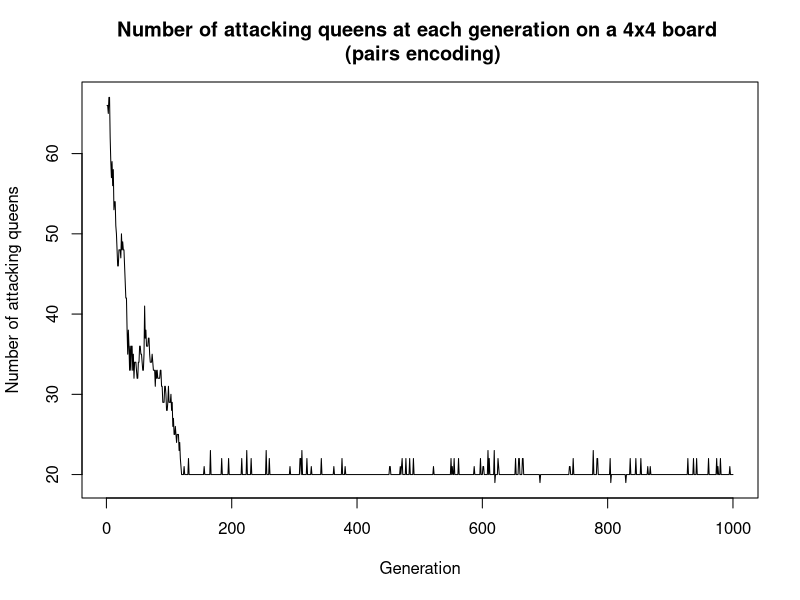
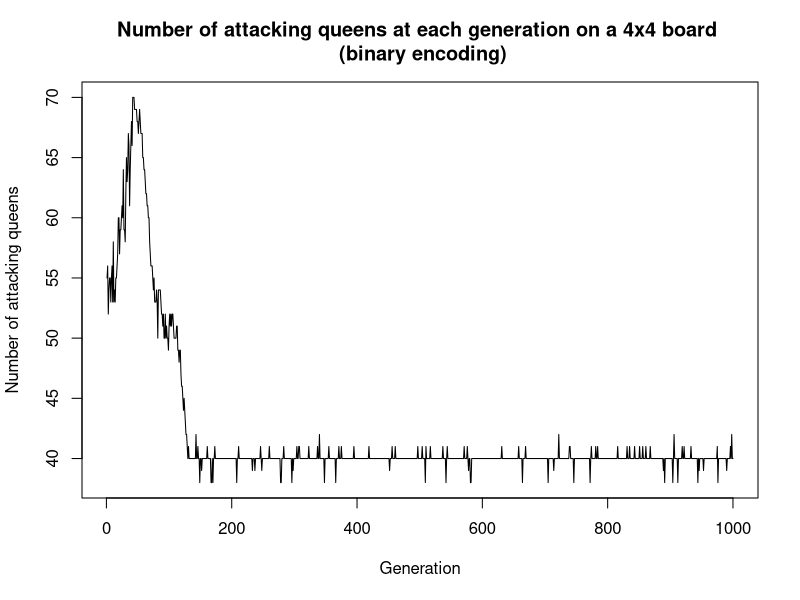
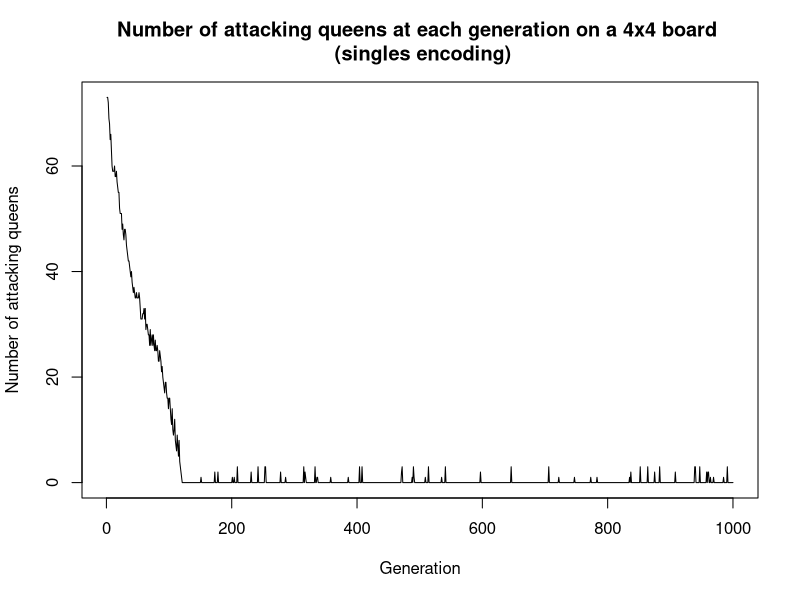
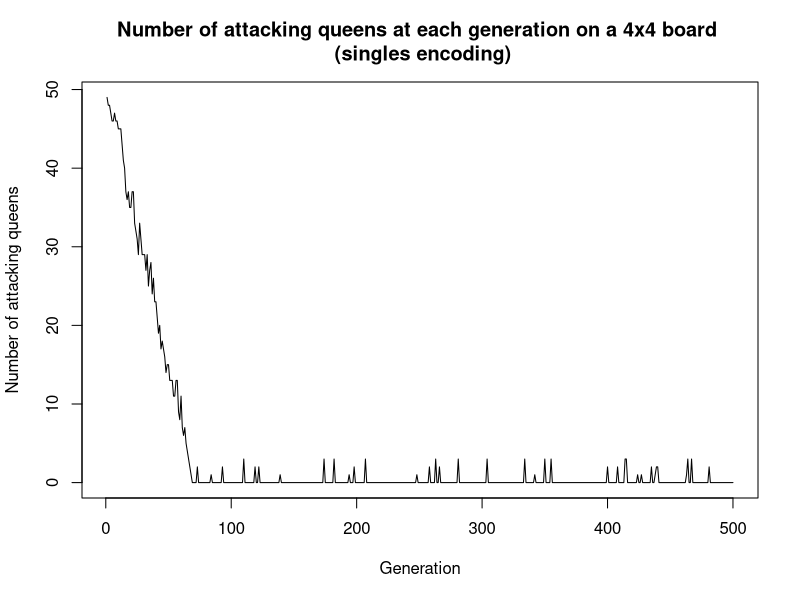
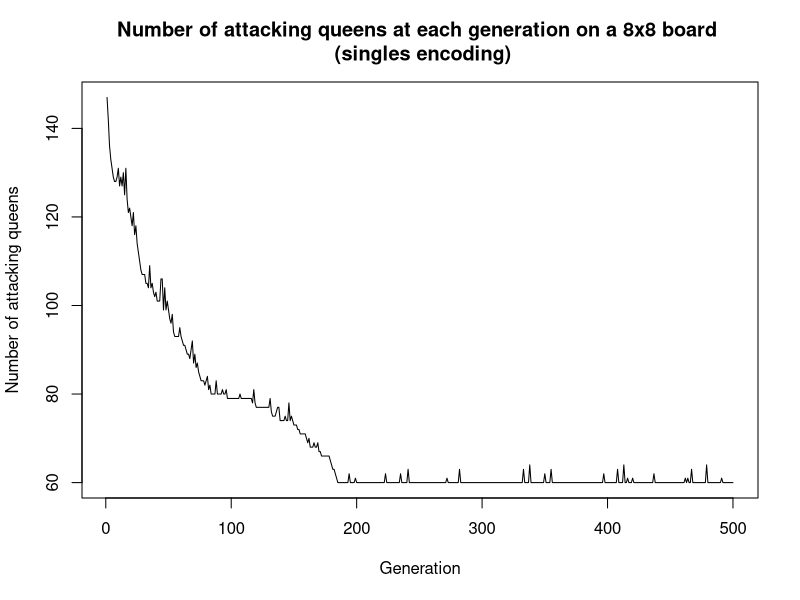
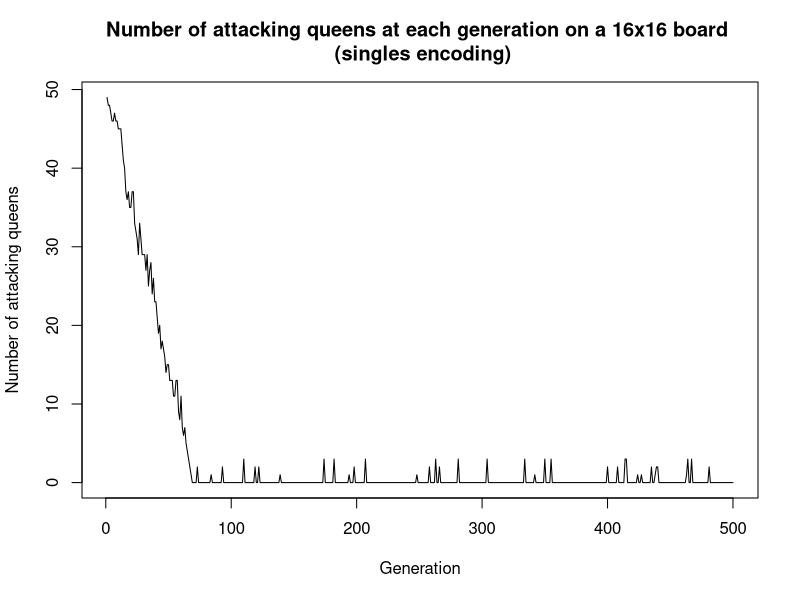
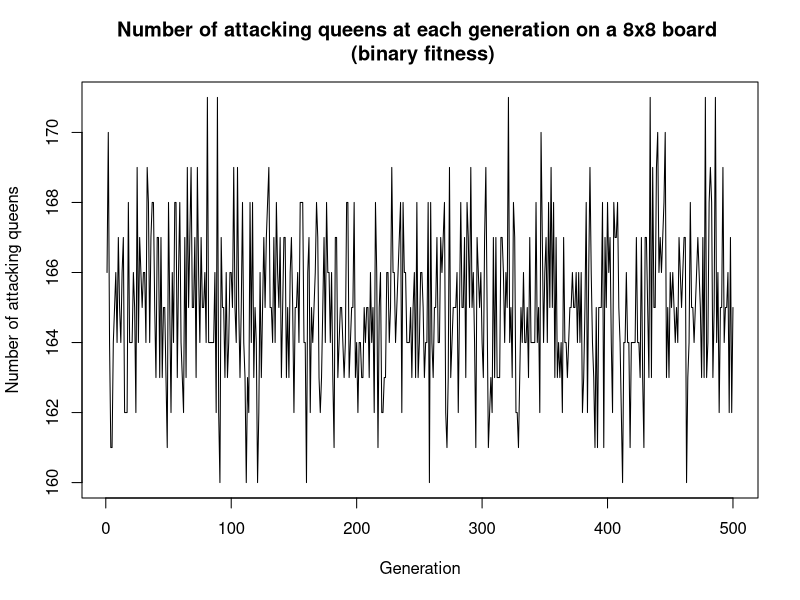
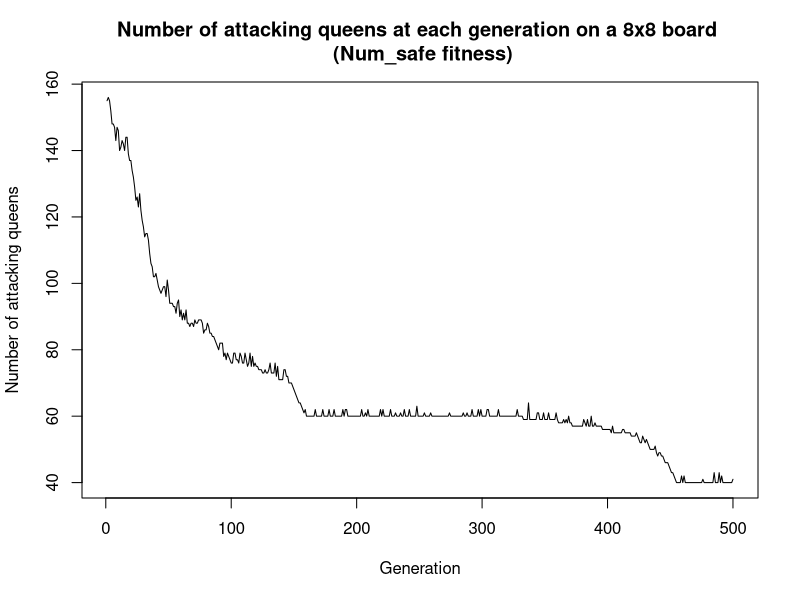

Reproduce these figures in R, in order. (Note: this script raises an error after producing the figures.)
## ---- chunk 1
knitr::opts_chunk$set(echo = FALSE, cache = TRUE)
## ---- chunk 2
BinToDec <- function(x){
  #https://stackoverflow.com/questions/12892348/convert-binary-string-to-binary-or-decimal-value
  sum(2^(which(rev(unlist(strsplit(as.character(x), "")) == 1))-1))
}

vizualize_board <- function(layout, n){
  #Given a layout, vizualizes the board
  if(typeof(layout) == "list" & is.null(ncol(layout))){
    #print("Binary")
    #Binary
    board <- matrix(nrow = n, ncol = n)
    #fill the board with 0s
    for (i in 1:nrow(board)){
      for (j in 1:ncol(board)){
        board[i,j] <- 0
      }
    }
    for (i in 1:n){
      board[i,BinToDec(layout[[i]])] <- 1
    }
    board <- t(board)
    #print(board)
  }else if(typeof(layout) == "integer" & is.null(ncol(layout))){
    #print("Singles")
    #Singles
    #fill the board with 0s
    board <- matrix(nrow = n, ncol = n)
    for (i in 1:n){
      for (j in 1:n){
        board[i,j] <- 0
      }
    }
    for (i in 1:n){
      board[i,layout[i]] <- 1
    }
    board <- t(board)
    #print(board)
  }else{
    #Pairs
    #print("Pairs")
    board <- matrix(nrow = n, ncol = n)
    #fill the board with 0s
    for (i in 1:nrow(board)){
      for (j in 1:ncol(board)){
        board[i,j] <- 0
      }
    }
    for (i in 1:nrow(layout)){
      board[layout[i,1], layout[i,2]] <- 1
    }
  }
  #Print the board in the console:
  for (i in 1:(nrow(board)*2)){
    cat("_")
  }
  cat("\n")
  for (i in 1:nrow(board)){
    cat("|")
    for (j in 1:ncol(board)){
      if(board[i,j] == 0){
        cat(" |")
      }else{
        cat("Q|")
      }
    }
    cat("\n")
  }
}
## ---- chunk 3
#################### PAIRS REPRESENTATION ####################

# Question 2 : Crossover

crossover <- function(layout1, layout2, p){
  #PAIRS (matrix)
  kid <- matrix(nrow = nrow(layout1), ncol = 2)
  for (i in 1:p){
    kid[i,] <- layout1[i,]
  }
  for (i in (p+1):nrow(layout2)){
    kid[i,] <- layout2[i,]
  }
  return(kid)
}

# Question 3 : Mutate

mutate <- function(layout,n){
  pair <- sample(n,1)
  layout[pair,1] <- sample(n,1)
  layout[pair,2] <- sample(n,1)
  #Disadvantages of this layout : can move to a location where there is already a queen 
  # --> Good or bad ? Good: simulate a queen "disappearing", bad: duplicates in the representation
  return(layout)
}

# Question 4 : Fitness

fitness <- function(layout, fitness_function, n){
  board <- matrix(nrow = n, ncol = n)
  #fill the board with 0s
  for (i in 1:n){
    for (j in 1:n){
      board[i,j] <- 0
    }
  }
  #fill the board with 1s where there are queens
  for (i in 1:n){
    board[layout[i,1], layout[i,2]] <- 1
  }
  #================================================================================
 #Convert the board to a list of coordinates 
  my_vec <- c()
  for(i in 1:n){
    for(j in 1:n){
      if(board[i,j]==1){
        my_vec <- c(my_vec, c(i,j))
      }
    }
  }
  if(length(my_vec) == 0){
    return(0)
  }
  points<-array( my_vec, dim=c(2,length(my_vec)/2))
  are_attacking_eachother <- function(Q1,Q2){
    #https://stackoverflow.com/questions/57239548/how-to-check-if-a-queen-is-under-attack-in-nqueens
    (Q1[1] == Q2[1] | Q1[2] == Q2[2] | Q1[1]-Q1[2] == Q2[1]-Q2[2] | Q1[1]+Q1[2] == Q2[1]+Q2[2])
  }
  fitness <- 0
  if(length(points)/2 == 1){
    if(fitness_function == "binary"){
      return(0)
    }else if(fitness_function == "num_safe"){
      return(1)
    }else{
      #number of attacking pairs
      return(0)
    }
  }else if(fitness_function == "binary"){
      for(queen in 1:((length(points)/2)-1)){
        for(other_queen in (queen+1):(length(points)/2)){
          Q1 <- c(points[1,queen], points[2,queen])
          Q2 <- c(points[1,other_queen], points[2,other_queen])
          if(are_attacking_eachother(Q1, Q2)){
            fitness <- 1
          }
        } 
      }
  }else if(fitness_function == "num_safe"){
    safe <- 0
     for(queen in 1:((length(points)/2)-1)){
        for(other_queen in (queen+1):(length(points)/2)){
          Q1 <- c(points[1,queen], points[2,queen])
          Q2 <- c(points[1,other_queen], points[2,other_queen])
          if(!are_attacking_eachother(Q1, Q2)){
            safe <- safe + 2
          }
        } 
     }
    #to scale to [0,1], we could divide by the max number of queens that can be safe
    fitness <- safe
  }else if(fitness_function == "num_attacking"){
    num_attacking <- 0
    for(queen in 1:((length(points)/2)-1)){
      for(other_queen in (queen+1):(length(points)/2)){
        Q1 <- c(points[1,queen], points[2,queen])
        Q2 <- c(points[1,other_queen], points[2,other_queen])
        if(are_attacking_eachother(Q1, Q2)){
          num_attacking <- num_attacking + 1
        }
      } 
    }
    fitness <- num_attacking
  }else{
      #(nC2 - number) of pairs of queens attacking each other.
      nc2 <- (n*(n-1)/2)
      num_attacking <- 0
      for(queen in 1:((length(points)/2)-1)){
        for(other_queen in (queen+1):(length(points)/2)){
          Q1 <- c(points[1,queen], points[2,queen])
          Q2 <- c(points[1,other_queen], points[2,other_queen])
          if(are_attacking_eachother(Q1, Q2)){
            fitness <- 1
          }
        } 
      }
      fitness <- (nc2 - num_attacking)
  }
  return(fitness)
}

# Question 5 : Genetic Algorithm

generate_random_layout_pairs <- function(n){
  pairs<-array(0, dim=c(n,2))
  for (i in 1:n){
    pairs[i,1] <- sample(n,1)
    pairs[i,2] <- sample(n,1)
  }
  return(pairs)
}

darwin_pairs <- function(n_generations, board_size, n_population, mutprob, fitness_function, crossover_p){
  ###### Initialization ######
  #generate random population
  population <- list()
  for(i in 1:n_population){
    population[[i]] <- generate_random_layout_pairs(board_size)
  }

  #calculate fitness of population
  fitnesses <- c()
  for(i in 1:n_population){
    fitnesses[i] <- fitness(population[[i]], fitness_function, board_size)
  }
  n_attacking_queens <- c()
  solutions <- list()
  ###### Genetic Algorithm ######
  for(generation in 1:n_generations){

    #Two individuals are randomly sampled from the current population, 
    # they are further used as parents
    parents <- sample(population, 2, replace = FALSE)

    #One individual with the smallest fitness is selected from the current population,
    # this will be the victim
    victim <- population[which.min(fitnesses)]
    victim_idx <- which.min(fitnesses)
    #The two sampled parents are to produce a kid by crossover
    kid <- crossover(parents[[1]], parents[[2]], p=crossover_p)

    #this kid should be mutated with probability mutprob
    if(runif(1) < mutprob){
      kid <- mutate(kid, board_size)
    }

    #The victim is replaced by the kid in the population
    population[[victim_idx]] <- kid

    #Do not forget to update the vector of fitness values of the population
    fitnesses[victim_idx] <- fitness(kid, fitness_function, board_size)

    #Remember the number of pairs of queens attacking each other at the given iteration
    attacking_queens <- 0
    for(i in 1:n_population){
      attacking_queens <- attacking_queens + fitness(population[[i]], "num_attacking", board_size)
      if(fitness(population[[i]], "num_attacking", board_size) == 0){
        solutions[[length(solutions)+1]] <- population[[i]]
      }
    }
    n_attacking_queens <- c(n_attacking_queens, attacking_queens)

  }
  return(list(n_attacking_queens = n_attacking_queens, solutions = solutions))
}

## ---- chunk 4
# Question 6 : Legal Configuration
res_pairs <- darwin_pairs(n_generations = 1000, 
                          board_size =  4, 
                          n_population = 20, 
                          mutprob = 0.1, 
                          fitness_function = "num_safe",
                          crossover_p = 2)

cat("found", length(res_pairs$solutions), "legal configurations \n")
cat("Example of a legal configuration : \n")
if(length(res_pairs$solutions) > 0){
  vizualize_board(res_pairs$solutions[[1]], 4)
}
## ---- chunk 5
# Question 7 : Plot
plot(res_pairs$n_attacking_queens, type="l", xlab="Generation", ylab="Number of attacking queens")
title("Number of attacking queens at each generation on a 4x4 board \n (pairs encoding)")

## ---- chunk 6
################### Binary Representation ###################

# Question 2 : Crossover

crossover <- function(layout1, layout2, p){
  #p < log2(n)/2
  kid <- list()
  for (i in 1:p){
    kid[[i]] <- layout1[[i]]
  }
  for (i in (p+1):length(layout2)){
    kid[[i]] <- layout2[[i]]
  }
  return(kid)
}

# Question 3 : Mutate

mutate <- function(layout,n){
    #randomly select a binary string
    binary_string <- sample(1:length(layout), 1)
    #randomly select a bit in the binary string
    bit <- sample(1:length(layout[[binary_string]]), 1)
    #flip the bit
    layout[[binary_string]][bit] <- abs(layout[[binary_string]][bit] - 1)
    return(layout)
}

# Question 4 : Fitness

fitness <- function(layout, fitness_function, n){
  #Very twisted and inefficient way of doing things, to be modified
  board <- matrix(nrow = n, ncol = n)
  #fill the board with 0s
  for (i in 1:nrow(board)){
    for (j in 1:ncol(board)){
      board[i,j] <- 0
    }
  }
  for (i in 1:length(layout)){
    board[i, BinToDec(layout[[i]])] <- 1
  }
  board <- t(board) 

  #================================================================================
  #At this point, the board var should contain a matrix on the state of the board, with 1s for queens and 0s for empty spaces
  #Convert the board to a list of coordinates 
  my_vec <- c()
  for(i in 1:n){
    for(j in 1:n){
      if(board[i,j]==1){
        my_vec <- c(my_vec, c(i,j))
      }
    }
  }
  if(length(my_vec) == 0){
    return(0)
  }
  points<-array( my_vec, dim=c(2,length(my_vec)/2))
  are_attacking_eachother <- function(Q1,Q2){
    #https://stackoverflow.com/questions/57239548/how-to-check-if-a-queen-is-under-attack-in-nqueens
    (Q1[1] == Q2[1] | Q1[2] == Q2[2] | Q1[1]-Q1[2] == Q2[1]-Q2[2] | Q1[1]+Q1[2] == Q2[1]+Q2[2])
  }
  fitness <- 0
  #If only one queen on the board:
  if(length(points)/2 <= 1){
    if(fitness_function == "binary"){
      return(0)
    }else if(fitness_function == "num_safe"){
      return(length(points)/2)
    }else{ #number of attacking pairs
      return(0)
    }
    
  }else if(fitness_function == "binary"){
      for(queen in 1:((length(points)/2)-1)){
        for(other_queen in (queen+1):(length(points)/2)){
          Q1 <- c(points[1,queen], points[2,queen])
          Q2 <- c(points[1,other_queen], points[2,other_queen])
          if(are_attacking_eachother(Q1, Q2)){
            fitness <- 1
          }
        } 
      }
  }else if(fitness_function == "num_safe"){
    safe <- 0
     for(queen in 1:((length(points)/2)-1)){
        for(other_queen in (queen+1):(length(points)/2)){
          Q1 <- c(points[1,queen], points[2,queen])
          Q2 <- c(points[1,other_queen], points[2,other_queen])
          if(!are_attacking_eachother(Q1, Q2)){
            safe <- safe + 2
          }
        } 
     }
    #to scale to [0,1], we can divide by the max number of queens that can be safe
    fitness <- safe
    
  }else if(fitness_function == "num_attacking"){
    num_attacking <- 0
    for(queen in 1:((length(points)/2)-1)){
      for(other_queen in (queen+1):(length(points)/2)){
        Q1 <- c(points[1,queen], points[2,queen])
        Q2 <- c(points[1,other_queen], points[2,other_queen])
        if(are_attacking_eachother(Q1, Q2)){
          num_attacking <- num_attacking + 1
        }
      } 
    }
    fitness <- num_attacking
  }else{
      #(nC2 - number) of pairs of queens attacking each other.
      nc2 <- (n*(n-1)/2)
      num_attacking <- 0
      for(queen in 1:((length(points)/2)-1)){
        for(other_queen in (queen+1):(length(points)/2)){
          Q1 <- c(points[1,queen], points[2,queen])
          Q2 <- c(points[1,other_queen], points[2,other_queen])
          if(are_attacking_eachother(Q1, Q2)){
            fitness <- 1
          }
        } 
      }
      fitness <- nc2 - num_attacking
  }
  return(fitness)
}

# Question 5 : Genetic Algorithm

generate_random_layout_binary <- function(n){
  #Only works for n powers of 2, otherwise it can produces queens outside of the board
  layout <- list()
  for (i in 1:n){
    layout[[i]] <- sample(0:1, ceiling(log2(n)), replace = TRUE)
  }
  return(layout)
}

darwin_bin <- function(n_generations, board_size, n_population, mutprob, fitness_function, crossover_p){

  #generate random population
  population <- list()
  for(i in 1:n_population){
    population[[i]] <- generate_random_layout_binary(board_size)
  }

  #calculate fitness of population
  fitnesses <- c()
  for(i in 1:n_population){
    fitnesses[i] <- fitness(population[[i]], fitness_function, board_size)
  }
  n_attacking_queens <- c()
  solutions <- list()
  ###### Genetic Algorithm ######
  for(generation in 1:n_generations){
    #Two individuals are randomly sampled from the current population, they are further used as parents
    parents <- sample(population, 2, replace = FALSE)

    #One individual with the smallest fitness is selected from the current population, this will be the victim
    victim <- population[which.min(fitnesses)][[1]]
    victim_idx <- which.min(fitnesses)

    #The two sampled parents are to produce a kid by crossover
    kid <- crossover(parents[[1]], parents[[2]], p=crossover_p)
    #this kid should be mutated with probability mutprob
    if(runif(1) < mutprob){
      kid <- mutate(kid, board_size)
    }
    #The victim is replaced by the kid in the population
  
    population[[victim_idx]] <- kid

    #Do not forget to update the vector of fitness values of the population
    fitnesses[victim_idx] <- fitness(kid, fitness_function, board_size)

  #Remember the number of pairs of queens attacking each other at the given iteration
    attacking_queens <- 0
    for(i in 1:n_population){
      attacking_queens <- attacking_queens + fitness(population[[i]], "num_attacking", board_size)
      if(fitness(population[[i]], "num_attacking", board_size) == 0){
        solutions[[length(solutions)+1]] <- population[[i]]
      }
    }
    n_attacking_queens <- c(n_attacking_queens, attacking_queens)

  }
  return(list(n_attacking_queens = n_attacking_queens, solutions = solutions))
}

## ---- chunk 7
# Question 6 : Legal Configuration
res_bin <- darwin_bin(n_generations = 1000, 
                          board_size =  4, 
                          n_population = 20, 
                          mutprob = 0.1, 
                          fitness_function = "num_safe",
                          crossover_p = 1) #Bin rep so 2bits only

cat("found", length(res_bin$solutions), "legal configurations \n")
cat("Example of a legal configuration : \n")
if(length(res_bin$solutions) > 0){
  vizualize_board(res_bin$solutions[[1]], 4)
}
## ---- chunk 8
# Question 7 : Plot
plot(res_bin$n_attacking_queens, type="l", xlab="Generation", ylab="Number of attacking queens")
title("Number of attacking queens at each generation on a 4x4 board \n (binary encoding)")

## ---- chunk 9
################### Singles Representation ###################

# Question 2 : Crossover

crossover <- function(layout1, layout2, p){
  kid <- c()
    for (i in 1:p){
      kid <- c(kid , layout1[i])
    }
    for (i in (p+1):length(layout2)){
      kid <- c(kid , layout2[i])
    }
    return(kid)
}

# Question 3 : Mutate

mutate <- function(layout,n){
    row <- sample(n,1)
    layout[row] <- sample(n,1)
    #Disadvantages of this method : a queen can only be moved within a column, and it can also not be moved at all
    return(layout)
}

# Question 4 : Fitness

fitness <- function(layout, fitness_function, n){
  #Very twisted and inefficient way of doing things, to be modified
  board <- matrix(nrow = n, ncol = n)
  #fill the board with 0s
  for (i in 1:n){
    for (j in 1:n){
      board[i,j] <- 0
    }
  }
  for (i in 1:n){
    board[i,layout[i]] <- 1
  }
  board <- t(board)
  #================================================================================
  #At this point, the board var should contain a matrix on the state of the board, with 1s for queens and 0s for empty spaces
  #Convert the board to a list of coordinates 
  my_vec <- c()
  for(i in 1:n){
    for(j in 1:n){
      if(board[i,j]==1){
        my_vec <- c(my_vec, c(i,j))
      }
    }
  }
  if(length(my_vec) == 0){
    return(0)
  }
  points<-array( my_vec, dim=c(2,length(my_vec)/2))
  are_attacking_eachother <- function(Q1,Q2){
    #https://stackoverflow.com/questions/57239548/how-to-check-if-a-queen-is-under-attack-in-nqueens
    (Q1[1] == Q2[1] | Q1[2] == Q2[2] | Q1[1]-Q1[2] == Q2[1]-Q2[2] | Q1[1]+Q1[2] == Q2[1]+Q2[2])
  }
  fitness <- 0
  #If only one queen on the board:
  if(length(points)/2 <= 1){
    if(fitness_function == "binary"){
      return(0)
    }else if(fitness_function == "num_safe"){
      return(length(points)/2)
    }else{ #number of attacking pairs
      return(0)
    }
  }else if(fitness_function == "binary"){
      for(queen in 1:((length(points)/2)-1)){
        for(other_queen in (queen+1):(length(points)/2)){
          Q1 <- c(points[1,queen], points[2,queen])
          Q2 <- c(points[1,other_queen], points[2,other_queen])
          if(are_attacking_eachother(Q1, Q2)){
            fitness <- 1
          }
        } 
      }
  }else if(fitness_function == "num_safe"){
    safe <- 0
     for(queen in 1:((length(points)/2)-1)){
        for(other_queen in (queen+1):(length(points)/2)){
          Q1 <- c(points[1,queen], points[2,queen])
          Q2 <- c(points[1,other_queen], points[2,other_queen])
          if(!are_attacking_eachother(Q1, Q2)){
            safe <- safe + 2
          }
        } 
     }
    #to scale to [0,1], we can divide by the max number of queens that can be safe
    fitness <- safe
  }else if(fitness_function == "num_attacking"){
    num_attacking <- 0
    for(queen in 1:((length(points)/2)-1)){
      for(other_queen in (queen+1):(length(points)/2)){
        Q1 <- c(points[1,queen], points[2,queen])
        Q2 <- c(points[1,other_queen], points[2,other_queen])
        if(are_attacking_eachother(Q1, Q2)){
          num_attacking <- num_attacking + 1
        }
      } 
    }
    fitness <- num_attacking
  }else{
      #(nC2 - number) of pairs of queens attacking each other.
      nc2 <- (n*(n-1)/2)
      num_attacking <- 0
      for(queen in 1:((length(points)/2)-1)){
        for(other_queen in (queen+1):(length(points)/2)){
          Q1 <- c(points[1,queen], points[2,queen])
          Q2 <- c(points[1,other_queen], points[2,other_queen])
          if(are_attacking_eachother(Q1, Q2)){
            fitness <- 1
          }
        } 
      }
      fitness <- (nc2 - num_attacking)
  }
  return(fitness)
}

# Question 5 : Genetic Algorithm

generate_random_layout_singles <- function(n){
  layout <- c()
  for (i in 1:n){
    layout[i] <- sample(1:n,1)
  }
  return(layout)
}

darwin_singles <- function(n_generations, board_size, n_population, mutprob, fitness_function, crossover_p){

  #generate random population
  population <- list()
  for(i in 1:n_population){
    population[[i]] <- generate_random_layout_singles(board_size)
  }

  #calculate fitness of population
  fitnesses <- c()
  for(i in 1:n_population){
    fitnesses[i] <- fitness(population[[i]], fitness_function, board_size)
  }
  n_attacking_queens <- c()
  solutions <- list()
  ###### Genetic Algorithm ######
  for(generation in 1:n_generations){
    #Two individuals are randomly sampled from the current population, they are further used as parents
    parents <- sample(population, 2, replace = FALSE)

    #One individual with the smallest fitness is selected from the current population, this will be the victim
    victim <- population[which.min(fitnesses)][[1]]
    victim_idx <- which.min(fitnesses)

    #The two sampled parents are to produce a kid by crossover
    kid <- crossover(parents[[1]], parents[[2]], p=crossover_p)
    #this kid should be mutated with probability mutprob
    if(runif(1) < mutprob){
      kid <- mutate(kid, board_size)
    }
    #The victim is replaced by the kid in the population
  
    population[[victim_idx]] <- kid

    #Do not forget to update the vector of fitness values of the population
    fitnesses[victim_idx] <- fitness(kid, fitness_function, board_size)

  #Remember the number of pairs of queens attacking each other at the given iteration
    attacking_queens <- 0
    for(i in 1:n_population){
      attacking_queens <- attacking_queens + fitness(population[[i]], "num_attacking", board_size)
      if(fitness(population[[i]], "num_attacking", board_size) == 0){
        solutions[[length(solutions)+1]] <- population[[i]]
      }
    }
    n_attacking_queens <- c(n_attacking_queens, attacking_queens)
  }
  return(list(n_attacking_queens = n_attacking_queens, solutions = solutions))
}

## ---- chunk 10
# Question 6 : Legal Configuration
res_sin <- darwin_singles(n_generations = 1000,
                          board_size = 4,
                          n_population = 20,
                          mutprob = 0.1,
                          fitness_function ="num_safe",
                          crossover_p = 2)

cat("found", length(res_sin$solutions), "legal configurations \n")
cat("Example of a legal configuration : \n")
if(length(res_sin$solutions) > 0){
  vizualize_board(res_sin$solutions[[1]], 4)
}
## ---- chunk 11
# Question 7 : Plot
plot(res_sin$n_attacking_queens, type = "l", xlab = "Generation", ylab = "Number of attacking queens")
title("Number of attacking queens at each generation on a 4x4 board \n (singles encoding)")
## ---- chunk 12

# n = 4
start_time <- Sys.time()
res_sin4 <- darwin_singles(n_generations = 500,
                           board_size = 4,
                           n_population = 20,
                           mutprob =0.1,
                           fitness_function = "num_safe",
                           crossover_p = 2)
end_time <- Sys.time()

cat("N = 4 : found", length(res_sin4$solutions), "legal configurations")
cat("\n")
cat("time taken:", end_time - start_time, "seconds")
cat("\n")
plot(res_sin4$n_attacking_queens, type = "l", xlab = "Generation", ylab = "Number of attacking queens")
title("Number of attacking queens at each generation on a 4x4 board \n (singles encoding)")

# n = 8
start_time <- Sys.time()
res_sin8 <- darwin_singles(n_generations = 500,
                           board_size = 8,
                           n_population = 20,
                           mutprob =0.1,
                           fitness_function = "num_safe",
                           crossover_p = 4)
end_time <- Sys.time()

cat("N = 8 : found", length(res_sin8$solutions), "legal configurations")
cat("\n")
cat("time taken:", end_time - start_time, "seconds")
cat("\n")
plot(res_sin8$n_attacking_queens, type = "l", xlab = "Generation", ylab = "Number of attacking queens")
title("Number of attacking queens at each generation on a 8x8 board \n (singles encoding)")

# n = 16
start_time <- Sys.time()
res_sin16 <- darwin_singles(n_generations = 500,
                           board_size = 16,
                           n_population = 20,
                           mutprob =0.1,
                           fitness_function = "num_safe",
                           crossover_p = 8)
end_time <- Sys.time()

cat("N = 16 : found", length(res_sin16$solutions), "legal configurations")
cat("\n")
cat("time taken:", end_time - start_time, "seconds")
cat("\n")
plot(res_sin4$n_attacking_queens, type = "l", xlab = "Generation", ylab = "Number of attacking queens")
title("Number of attacking queens at each generation on a 16x16 board \n (singles encoding)")

## ---- chunk 13

# Binary
start_time <- Sys.time()
res_sinA <- darwin_singles(n_generations = 500,
                           board_size = 8,
                           n_population = 20,
                           mutprob =0.1,
                           fitness_function = "binary",
                           crossover_p = 4)
end_time <- Sys.time()

cat("Binary: found", length(res_sinA$solutions), "legal configurations")
cat("\n")
cat("time taken:", end_time - start_time, "seconds")
cat("\n")
plot(res_sinA$n_attacking_queens, type = "l", xlab = "Generation", ylab = "Number of attacking queens")
title("Number of attacking queens at each generation on a 8x8 board \n (binary fitness)")

# Number of Safe Queens
start_time <- Sys.time()
res_sinB <- darwin_singles(n_generations = 500,
                           board_size = 8,
                           n_population = 20,
                           mutprob =0.1,
                           fitness_function = "num_safe",
                           crossover_p = 4)
end_time <- Sys.time()

cat("Num_safe : found", length(res_sinB$solutions), "legal configurations")
cat("\n")
cat("time taken:", end_time - start_time, "seconds")
cat("\n")
plot(res_sinB$n_attacking_queens, type = "l", xlab = "Generation", ylab = "Number of attacking queens")
title("Number of attacking queens at each generation on a 8x8 board \n (Num_safe fitness)")

# n = 16
start_time <- Sys.time()
res_sinC <- darwin_singles(n_generations = 500,
                           board_size = 8,
                           n_population = 20,
                           mutprob =0.1,
                           fitness_function = "other",
                           crossover_p = 4)
end_time <- Sys.time()

cat("nC2 - num_attacking : found", length(res_sinC$solutions), "legal configurations")
cat("\n")
cat("time taken:", end_time - start_time, "seconds")
cat("\n")
plot(res_sinC$n_attacking_queens, type = "l", xlab = "Generation", ylab = "Number of attacking queens")
title("Number of attacking queens at each generation on a 8x8 board \n (nC2 - num_attacking fitness)")

## ---- chunk 14

# mutprob= 0.1
start_time <- Sys.time()
res_sinA <- darwin_singles(n_generations = 1000,
                           board_size = 8,
                           n_population = 20,
                           mutprob =0.1,
                           fitness_function = "num_safe",
                           crossover_p = 4)
end_time <- Sys.time()

cat("mutprob= 0.1: found", length(res_sinA$solutions), "legal configurations")
cat("\n")
cat("time taken:", end_time - start_time, "seconds")
cat("\n")
plot(res_sinA$n_attacking_queens, type = "l", xlab = "Generation", ylab = "Number of attacking queens")
title("Number of attacking queens at each generation on a 8x8 board \n (mutprob= 0.1)")

# mutprob= 0.5
start_time <- Sys.time()
res_sinB <- darwin_singles(n_generations = 1000,
                           board_size = 8,
                           n_population = 20,
                           mutprob= 0.5,
                           fitness_function = "num_safe",
                           crossover_p = 4)
end_time <- Sys.time()

cat("mutprob= 0.5: found", length(res_sinB$solutions), "legal configurations")
cat("\n")
cat("time taken:", end_time - start_time, "seconds")
cat("\n")
plot(res_sinB$n_attacking_queens, type = "l", xlab = "Generation", ylab = "Number of attacking queens")
title("Number of attacking queens at each generation on a 8x8 board \n (mutprob= 0.5)")

# mutprob= 0.9
start_time <- Sys.time()
res_sinC <- darwin_singles(n_generations = 1000,
                           board_size = 8,
                           n_population = 20,
                           mutprob= 0.9,
                           fitness_function = "num_safe",
                           crossover_p = 4)
end_time <- Sys.time()

cat("mutprob= 0.9: found", length(res_sinC$solutions), "legal configurations")
cat("\n")
cat("time taken:", end_time - start_time, "seconds")
cat("\n")
plot(res_sinC$n_attacking_queens, type = "l", xlab = "Generation", ylab = "Number of attacking queens")
title("Number of attacking queens at each generation on a 8x8 board \n (mutprob= 0.9)")

## ---- chunk 15
# 2.1
data <- read.csv2("censoredproc.csv")

par(mfrow=c(1,3))

# histogram of all data
hist(as.numeric(data[,1]), freq=F, main="Histogram of all data")

# histogram of data with cens=1
hist(as.numeric(data[which(data[,2]==1),1]), freq=F, main="Histogram of cens=1 data")

# histogram of data with cens=2
hist(as.numeric(data[which(data[,2]==2),1]), freq=F, main="Histogram of cens=2 data")

print("min")
min(as.numeric(data[which(data[,2]==1),1]))
min(as.numeric(data[which(data[,2]==2),1]))
print("max")
max(as.numeric(data[which(data[,2]==1),1]))
max(as.numeric(data[which(data[,2]==2),1]))


## ---- chunk 16
# 2.4

# EM algorithm
get_Q <- function(lambda_k){
  Q <- function(lambda){
    n * log(lambda) - n + (m * log(lambda_k)) - lambda_k * m * ( 1/lambda_k) - (sum(log(1-exp(-lambda_k*z))))
  }
  return(Q)
}

##################### Parameters #####################

# uncensored and censored number of observations
n <- length(which(data[,2]==1))
m <- length(which(data[,2]==2))

# uncensored and censored observations
x <- as.numeric(data[which(data[,2]==1),1]) #Uncensored observations
z <- as.numeric(data[which(data[,2]==2),1]) #Censored observations

c <- 0 # truncation point, "the product had already failed when checked upon"

# starting lambda value and stopping condition
lambda_0 <- 100
epsilon <- 0.001 # stopping condition

k <- 1 # iteration counter 
max_k <- 100 # maximum number of iterations
lambdas <- lambda_0 # vector of lambda values, starting with lambda_0

####################### EM Algorithm ##############################

while(k < max_k){
  lambda=1
  lambdas[k+1] <- optimise(get_Q(lambdas[[k]]), interval = c(-100, 100), maximum = TRUE)$maximum
  
  if(abs(lambdas[[k]] - lambdas[[k+1]]) < epsilon){
    print(paste("EM algorithm stopped at lambda =", lambdas[[k+1]], "after", k, "iterations"))
    break
  }
  
  k <- k +1
}

print(lambdas)
## ---- chunk 17
#2.5

lambda <- lambdas[length(lambdas)]

hist(as.numeric(data[,1]), freq=F, main="Histogram of all data")
curve(dexp(x, rate = lambda), from=0, to=10, col='blue', add=TRUE, lwd = 2)

hist(as.numeric(data[which(data[,2]==1),1]), freq=F, main="Histogram of cens=1 data")
curve(dexp(x, rate = lambda), from=0, to=10, col='blue', add=TRUE, lwd = 2)

## ---- chunk 18
#2.6

bootstrap <- matrix(NA, ncol = 2, nrow = 1000)
lambda_hat <- c()

n <- 1000

for (i in 1:n) {
  bootstrap[,1] <- rexp(n, lambda)
  bootstrap[,2] <- 1
  bootstrap[1:m,1] <- runif(m, 0, max(as.numeric(data[which(data[,2]==2),1])))
  bootstrap[1:m,2] <- 2
  lambda_hat[i] <- n/sum(bootstrap[(m+1):n,1])
}

EM_lambda_hat  <- c()

for(i in 1:1000){
  # uncensored and censored number of observations
  n <- length(which(bootstrap[,2]==1))
  m <- length(which(bootstrap[,2]==2))

  # uncensored and censored observations
  x <- as.numeric(bootstrap[which(bootstrap[,2]==1),1])
  z <- as.numeric(bootstrap[which(bootstrap[,2]==2),1])

  # starting lambda value and stopping condition
  lambda <- 100
  stop <- 0.001

  # EM algorithm
  E_loglik <- function(lambda){
    (n * log(lambda)) - n + (m * log(lambda)) - lambda * m * ( 1/lambda - z/(exp(lambda*z -1))) -
      (sum(log(1-exp(-lambda*z))))
  }

  current_id <- 1
  max_id <- 1000
  L <- c(-Inf)

  while(current_id < max_id){
    q <- (1/(1-exp(-lambda * z)))*((1/lambda) -(z + (1/lambda))* exp(-lambda * z))
    L <- c(L,Exp_llik(lambda)) # loglik
  
    if(abs(L[current_id+1] - L[current_id]) <=stop){
      cat("Lambda found = ", lambda,"\nLog likelihood = " , L[current_id+1])
      break
    }
    lambda <- optim(lambda, E_loglik, method="Brent")[[1]]
    current_id <- current_id +1
    EM_lambda_hat[i] <- lambda
  }
}

hist(lambda_hat_mle)
hist(lambda_hat_em)
var(lambda_hat_mle)
var(lambda_hat_em)
